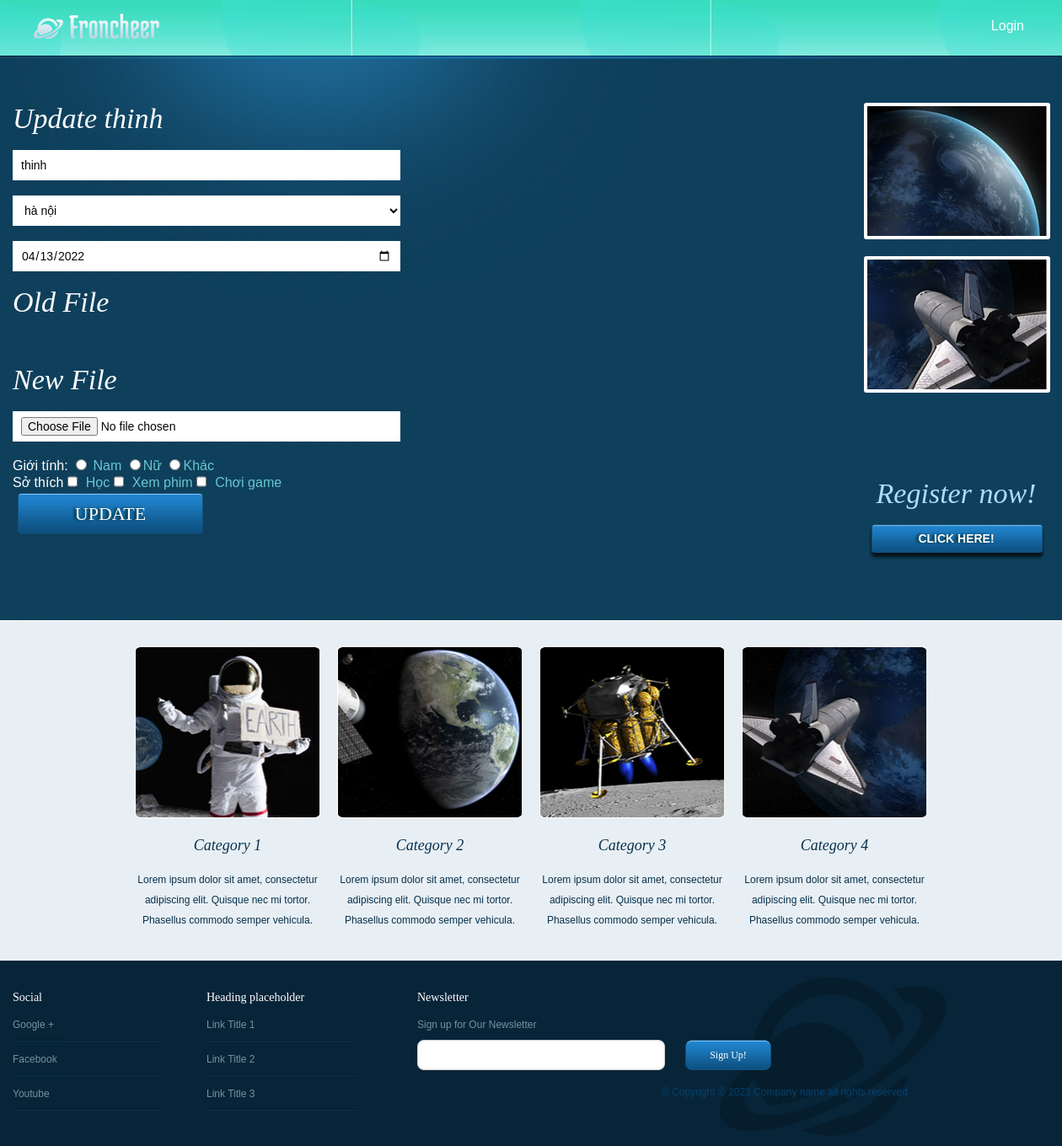
Screenshot of /update_user.php?update=12 with the database file from the repository.
### tables this page shows
CREATE TABLE `register` (
  `id_user` int(11) NOT NULL,
  `user` varchar(30) NOT NULL,
  `password` varchar(10) NOT NULL,
  `address` varchar(50) NOT NULL,
  `date` date NOT NULL,
  `file` varchar(200) NOT NULL,
  `gender` varchar(10) NOT NULL,
  `hobbie` varchar(50) NOT NULL,
  `level` varchar(1) NOT NULL
);

### control.php (called while the page is built, shortened)
<?php
include('connect.php');
 class data{
public function select_info($id_user){
    global $conn;
    $sql="select * from register where id_user='$id_user'";
    $run=mysqli_query($conn,$sql);
    return $run;
}
}
?>

### update_user.php (the view, shortened to what this page needs)
<?php
include("control.php");
$get_data=new data();
$select=$get_data->select_info($_GET['update']);
foreach($select as $se){
?>
<!DOCTYPE html>
<html>
<head>
	<link rel="stylesheet" href="css/style.css" type="text/css">
</head>
<body>
	<div id="header">
		<div class="wrapper clearfix">
			<div id="logo">
				<a href="index.php"><img src="images/logo.png" alt="LOGO"></a>
			</div>
			<ul id="navigation">
                <?php
				if (empty($_SESSION['user'])){
					?>
					<li>
						<a href="login.php">Login</a>
					</li>
					<?php
				}
				?>
			</ul>
		</div>
	</div>
	<div id="contents">
		<div id="contact" class="wrapper clearfix">
			<div id="sidebar">
				<ul>
					<li>
						<a href="blog.php"><img src="images/earth-small.jpg" alt="Img" height="154" width="213"></a>
					</li>
					<li>
						<a href="blog.php"><img src="images/spaceshuttle-closeup.jpg" alt="Img" height="154" width="213"></a>
					</li>
				</ul>
				<div class="click-here">
					<h1>Register now!</h1>
					<a href="register.php" class="btn1">Click Here!</a>
				</div>
			</div>
			<div class="main">
				<h1>Update <?php echo $se['user'] ?></h1>
				<form  method="post" enctype="multipart/form-data">
					<ul>
						<li>
							<input type="text"name="txtuser"  placeholder="Enter your new username here." value="<?php echo $se['user'] ?>">
						</li>
                        <li>
                        <select name="txtQueQuan"  class="them">
                            <option value="<?php echo $se['address'] ?>"><?php echo $se['address'] ?></option>
                        </select>
                        </li>
                        <li>
                        	<input type="date" name="txtDate"  class="them" value="<?php echo $se['date'] ?>">
                        </li>
                        <li>
							<h1> Old File</h1>
						</li><li>
							<h1> New File</h1>
                        	<input type="file" name="txtFile" class="them" >
                        </li>
                        <div class="them">
                            <label style="color: #fff;">Giới tính:</label>
                            <input type="radio" name="gioitinh" value="Nam"<?php if ($se['gender']=='Nam') echo 'checked';?>><label> Nam</label>
                            <input type="radio" name="gioitinh" value="Nữ" <?php if ($se['gender']=='Nữ') echo 'checked';?>><label>Nữ</label>
                            <input type="radio" name="gioitinh" value="Khác" <?php if ($se['gender']=='Khác') echo 'checked';?>><label>Khác</label>
                        </div>
                        <div class="them">
                            <label style="color: #fff;">Sở thích</label>
                            <input type="checkbox" name="sothich[]" value="Học" <?php if(strlen(strstr($se['hobbie'],'Học'))>0) echo 'checked';?>><label>Học</label>
                            <input type="checkbox" name="sothich[]" value="Xem phim"<?php if(strlen(strstr($se['hobbie'],'Xem phim'))>0) echo 'checked';?>><label>Xem phim</label>
                            <input type="checkbox" name="sothich[]" value="Chơi game"<?php if(strlen(strstr($se['hobbie'],'Chơi game'))>0) echo 'checked';?>><label>Chơi game</label>
                        </div>
						<li>
							<input  name="txtupdate" type="submit" value="Update" class="btn3">
                        </li>
					</ul>
				</form>
				<?php } ?>
			</div>
		</div>
	</div>
	<div id="footer">
		<ul id="featured" class="wrapper clearfix">
			<li>
				<img src="images/astronaut.jpg" alt="Img" height="204" width="220">
				<h3><a href="blog.php">Category 1</a></h3>
				<p>
					Lorem ipsum dolor sit amet, consectetur adipiscing elit. Quisque nec mi tortor. Phasellus commodo semper vehicula.
				</p>
			</li>
			<li>
				<img src="images/earth.jpg" alt="Img" height="204" width="220">
				<h3><a href="blog.php">Category 2</a></h3>
				<p>
					Lorem ipsum dolor sit amet, consectetur adipiscing elit. Quisque nec mi tortor. Phasellus commodo semper vehicula.
				</p>
			</li>
			<li>
				<img src="images/spacecraft-small.jpg" alt="Img" height="204" width="220">
				<h3><a href="blog.php">Category 3</a></h3>
				<p>
					Lorem ipsum dolor sit amet, consectetur adipiscing elit. Quisque nec mi tortor. Phasellus commodo semper vehicula.
				</p>
			</li>
			<li>
				<img src="images/space-shuttle.jpg" alt="Img" height="204" width="220">
				<h3><a href="blog.php">Category 4</a></h3>
				<p>
					Lorem ipsum dolor sit amet, consectetur adipiscing elit. Quisque nec mi tortor. Phasellus commodo semper vehicula.
				</p>
			</li>
		</ul>
		<div class="body">
			<div class="wrapper clearfix">
				<div id="links">
					<div>
						<h4>Social</h4>
						<ul>
							<li>
								<a href="http://freewebsitetemplates.com/go/googleplus/" target="_blank">Google +</a>
							</li>
							<li>
								<a href="http://freewebsitetemplates.com/go/facebook/" target="_blank">Facebook</a>
							</li>
							<li>
								<a href="http://freewebsitetemplates.com/go/youtube/" target="_blank">Youtube</a>
							</li>
						</ul>
					</div>
					<div>
						<h4>Heading placeholder</h4>
						<ul>
							<li>
								<a href="index.php">Link Title 1</a>
							</li>
							<li>
								<a href="index.php">Link Title 2</a>
							</li>
							<li>
								<a href="index.php">Link Title 3</a>
							</li>
						</ul>
					</div>
				</div>
				<div id="newsletter">
					<h4>Newsletter</h4>
					<p>
						Sign up for Our Newsletter
					</p>
					<form action="index.php" method="post">
						<input type="text" value="">
						<input type="submit" value="Sign Up!">
					</form>
				</div>
				<p class="footnote">
					© Copyright © 2023.Company name all rights reserved
				</p>
			</div>
		</div>
	</div>
</body>
</html>

### update_user.php (style rules this page uses)
input.them { background-color: #fff; color: #060606; font: 14px/36px Arial, Helvetica, sans-serif; height: 36px; width: 440px; border: 0; margin-right: 10px; padding: 0 10px; }
select.them { background-color: #fff; color: #060606; font: 14px/36px Arial, Helvetica, sans-serif; height: 36px; width: 460px; border: 0; margin-right: 10px; padding: 0 10px; }
.them { list-style: none; margin: 0; padding: 0; color: #fff; size:134px; }
label { color: #69c7d1; }

### rows the page displays
register: user "thinh", txtuser "thinh", txtQueQuan "hà nội", txtDate "04/13/2022"
